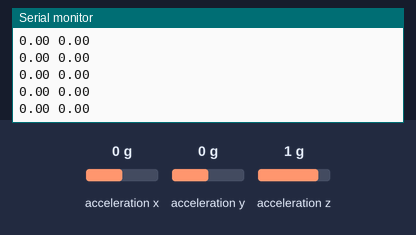
This sketch was run on a simulated Arduino Uno, built with avr-gcc and run on an emulated ATmega328P. Parts: the last lines printed to the serial monitor. Wiring (inferred from the names in the program): ADXL345 accelerometer at I2C address 0x53. Inputs (shaded band) come from the test bench; at power-on: acceleration x 0 g, acceleration y 0 g, acceleration z 1 g.

Above: at 1.2 s.
1.3 s: acceleration x set to -1.4 g
At 1.9 s:
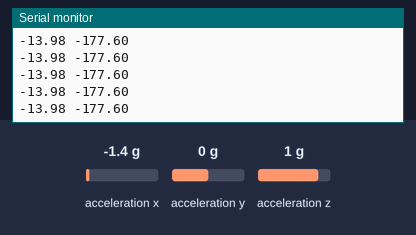
2.8 s: acceleration x set to -0.8 g
At 3.9 s:
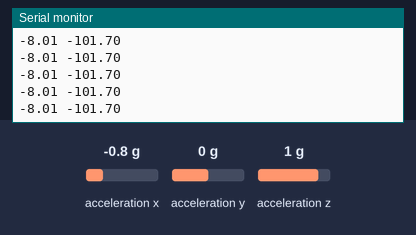
Timing chart, 0 to 5.8 s (numbered marks = the images above; inputs shaded):
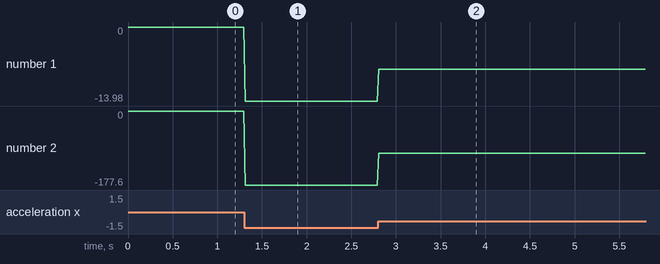

The sketch:

HID_Gamepadv2.ino
```cpp
#include <SoftwareSerial.h>
#include <Wire.h>
#include <Timer.h>
  Timer timer;
  SoftwareSerial BTSerial(A2, A3); // RX | TX
  int I2C_Address = 0xA7 >> 1; // ADXL345 的 I2C 地址
  int X0, X1, Y0, Y1, Z1, Z0;
  float X, Y, Z;
  long cont = 0;
  byte buffer_move [] = {0xFD, 0x06, 127, 0, 0, 0, 0x00, 0x00,
                        };//data = {0xFD,0x06,x1,y1,x2,y2,btnByte1,btnByte1}
  int fps = 10 ;
  void setup()
  {
    Serial.begin(115200);
    timer.every(50, TimerCounter);//us
    BTSerial.begin(115200);
    Wire.begin();  //初始化 I2C
    setReg(0x2D, 0xA); // (打開電源, 設定輸出資料速度為 100 Hz)
    buffer_move[2] = 0;
    BTSerial.write(buffer_move , sizeof(buffer_move));
  }
  void loop()
  {
    timer.update();
    X0 = getData(0x32); // 取得 X 軸 低位元資料
    X1 = getData(0x33); // 取得 X 軸 高位元資料
    X = ((X1 << 8)  + X0) / 256.0;

    Y0 = getData(0x34); // 取得 Y 軸 低位元資料
    Y1 = getData(0x35); // 取得 Y 軸 高位元資料
    Y = ((Y1 << 8)  + Y0) / 256.0;

    Z0 = getData(0x36); // 取得 Z 軸 低位元資料
    Z1 = getData(0x37); // 取得 Y 軸 高位元資料
    Z = ((Z1 << 8)  + Z0) / 256.0;
    X = X * 10;
    Z = Z * 10;
    Serial.print(X);
    Serial.print(" ");
    Serial.println(X * 12.7);
    float angleValue = X * 12.7;
    if (angleValue < 15 && angleValue > -15)  // Go Forword
    {
      buffer_move[2] = 0;

    }
    else  // Turn left or right
    {
      buffer_move[2] = angleValue;
    }
    if (Z > 1)
    {
      buffer_move[6] = 8;
    }
    else
    {
      buffer_move[6] = 0;
    }
    setMsgToAndroid();
    delay(17);
  }

  void setMsgToAndroid ()
  {
    BTSerial.write(buffer_move , sizeof(buffer_move));

  }

  void setReg(int reg, int data) {
    Wire.beginTransmission(I2C_Address);
    Wire.write(reg); // 指定佔存器
    Wire.write(data); // 寫入資料
    Wire.endTransmission();
  }
  int getData(int reg) {
    Wire.beginTransmission(I2C_Address);
    Wire.write(reg);
    Wire.endTransmission();
    Wire.requestFrom(I2C_Address, 1);
    if (Wire.available() <= 1) {
      return Wire.read();
    }
  }
  void TimerCounter()
  {
    cont++;
    // Serial.println(cont);
  }
```

Measured:
- after the input at 1.3 s, the serial monitor: prints a new line at once (image 1)
- after the input at 2.8 s, the serial monitor: prints a new line at once (image 2)
- plotted number 1: 0 → -13.98 after the input at 1.3 s, -13.98 → -8.01 after the input at 2.8 s
- plotted number 2: 0 → -177.6 after the input at 1.3 s, -177.6 → -101.7 after the input at 2.8 s
